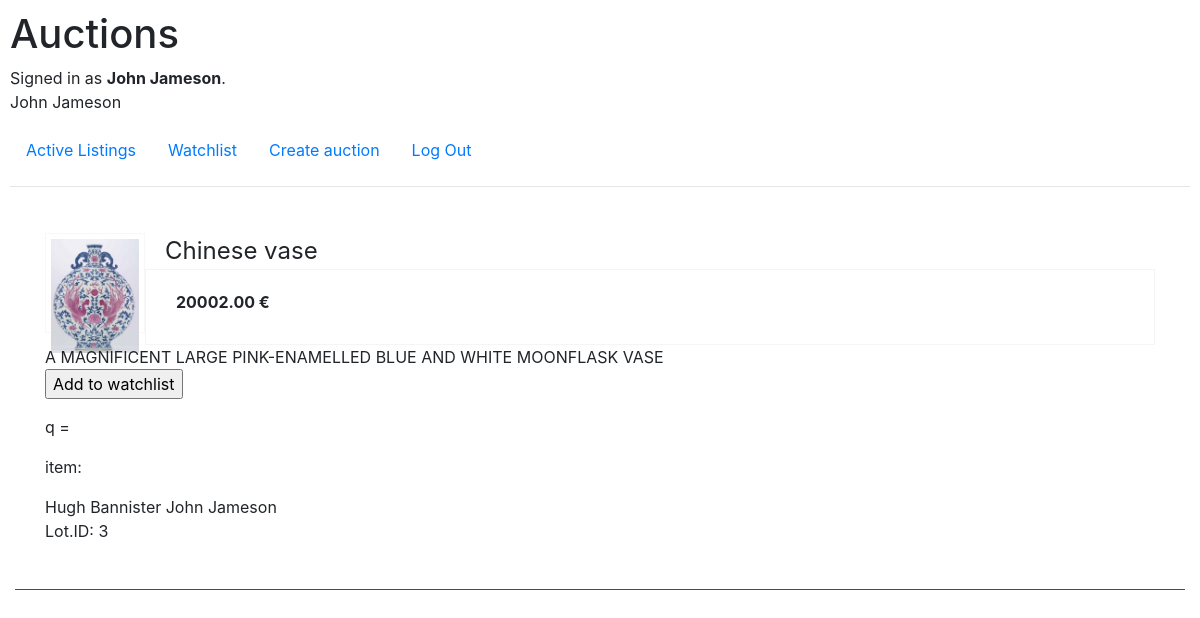
The app's page /lot/3 (signed in) with its own data.
### auctions/models.py (models this page shows, shortened)
class User(AbstractUser):
    pass

class Lot(models.Model):
    title = models.CharField(max_length=180)
    photo = models.ImageField(upload_to='images', blank=True, null=True)
    categories = models.ManyToManyField(Category, blank=True, related_name='category_lot')
    owner_name = models.ForeignKey(User, on_delete=models.CASCADE)
    description = models.CharField(max_length=200, blank=True)
    starting_price = models.DecimalField(max_digits=10, decimal_places=2)

### auctions/views.py (the view)
# urls.py: path("lot/<int:lot_id>", views.lot, name="lot"),
def lot(request, lot_id):
    lot = Lot.objects.get(pk=lot_id)
    return render(request, "auctions/lot.html", {
        "lot": lot,
    })

### auctions/templatetags/auctions_extras.py (called while the page is built)
@register.filter(name= 'name_as_str')
def name_as_str(value):
   return value.__str__()

### auctions/templates/auctions/lot.html (shortened to what this page needs)
{% extends "auctions/layout.html" %}
{% load auctions_extras %}
{% block body %}
<div class="activ_list">
   {% if lot.photo %}
   <div class="img">
      <img src="{{ lot.photo.url }}" style="max-width: 100%; height: auto;"></img>
   </div>
   {% else %}
   <div class="img"></div>
   {% endif %}
   <div class="title">{{ lot.title }}</div>
   <div class="price"><strong>{{ lot.starting_price }} &#8364</strong></div>
   <div class="description">{{lot.description}}</div>
   {% if user.is_authenticated %}
   <div class="btn-watchlist">
      {% if list %}
      <form action="{% url 'watchlist' %}" method="post">
         {% csrf_token %}
         {{ form }}
         <p><input type="submit" value="Remove from watchlist"></p>
      </form>
      {% else %}
      <form action="{% url 'watchlist' %}" method="post">
         <p><input type="submit" value="Add to watchlist"></p>
      </form>
      <p>q = {{ q }}</p>
      {% endif %}
   </div>
   <p>item:{{ item }}</p>
   {% endif %}
   {{lot.owner_name }}
   {{user.username}}
   <p>Lot.ID: {{lot.id}}</p>
</div>
{% endblock %}

### auctions/templates/auctions/layout.html (shortened to what this page needs)
{% load static %}
<!DOCTYPE html>
<html lang="en">
<head>
    <link rel="stylesheet" href="https://stackpath.bootstrapcdn.com/bootstrap/4.4.1/css/bootstrap.min.css"
>
    <link href="{% static 'auctions/styles.css' %}" rel="stylesheet">
</head>
<body>
    <h1>Auctions</h1>
    <div>
        {% if user.is_authenticated %}
        Signed in as <strong>{{ user.username }}</strong>.
        <p>{{ user }}</p>
        {% else %}
        Незареєстрований відвідувач.
        {% endif %}
    </div>
    <ul class="nav">
        <li class="nav-item">
            <a class="nav-link" href="{% url 'index' %}">Active Listings</a>
        </li>
        {% if user.is_authenticated %}
        <li class="nav-item">
            <a class="nav-link" href="{% url 'watch_list' user.id %}">Watchlist</a>
        </li>
        <li class="nav-item">
            <a class="nav-link" href="{% url 'create_auction' user.id %}">Create auction</a>
        </li>
        <li class="nav-item">
            <a class="nav-link" href="{% url 'logout' %}">Log Out</a>
        </li>
        {% endif %}
    </ul>
    <hr>
    {% block body %}
    {% endblock %}
</body>
</html>

### auctions/static/auctions/styles.css (style rules this page uses)
body { padding: 10px; }
.activ_list { border-bottom: 1px solid rgb(212, 18, 18); padding: 30px; min-height: 150px; margin: 0 5px 0px 5px; }
.img { width: 100px; height: 100px; float: left; border: 1px solid rgb(248, 247, 247); padding: 5px; }
.price { padding: 20px 20px 20px 30px; padding-bottom: 30px; border: 1px solid rgb(247, 244, 244); margin-left: 100px; }
.title { margin-left: 120px; font-size: 150%; }

### records on screen
User: username "John Jameson"
Lot: photo (picture), title "Chinese vase", starting_price "20002.00", description "A MAGNIFICENT LARGE PINK-ENAMELLED BLUE AND WHITE MOONFLASK VASE", owner_name "Hugh Bannister", id "3"
